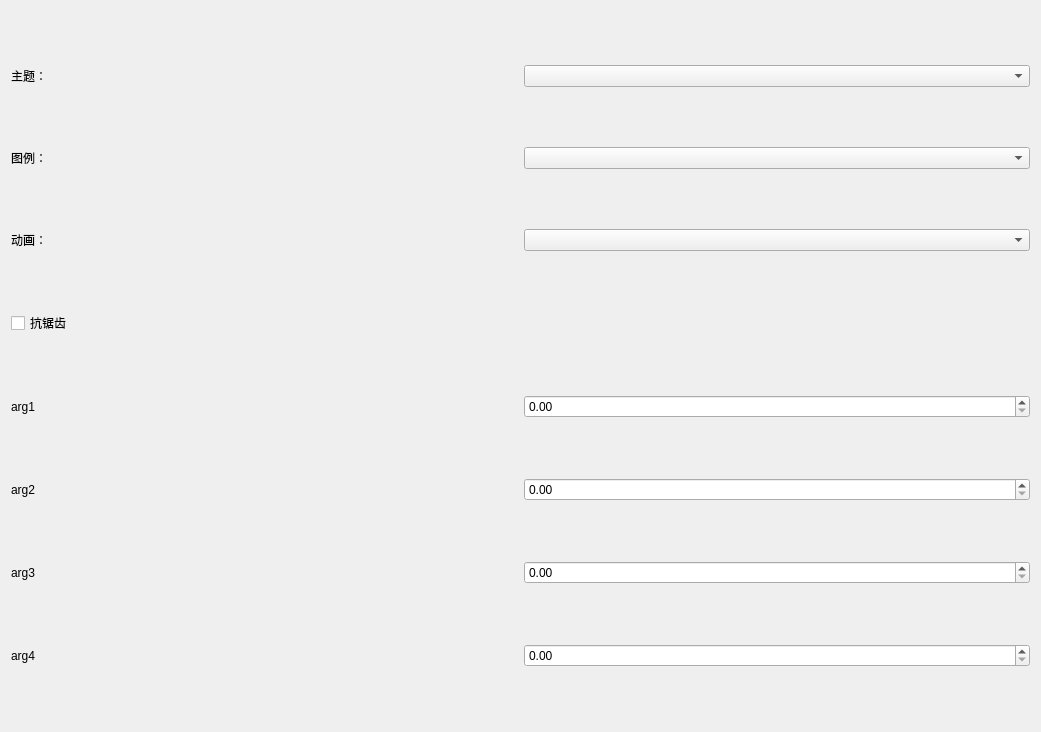
<?xml version="1.0" encoding="UTF-8"?>
<ui version="4.0">
 <class>ThemeWidgetForm</class>
 <widget class="QWidget" name="ThemeWidgetForm">
  <property name="geometry">
   <rect>
    <x>0</x>
    <y>0</y>
    <width>1041</width>
    <height>732</height>
   </rect>
  </property>
  <layout class="QHBoxLayout" name="horizontalLayout_8">
   <item>
    <layout class="QGridLayout" name="gridLayout"/>
   </item>
   <item>
    <layout class="QVBoxLayout" name="verticalLayout">
     <item>
      <layout class="QHBoxLayout" name="hLayout_1">
       <item>
        <widget class="QLabel" name="label_theme">
         <property name="text">
          <string>主题：</string>
         </property>
        </widget>
       </item>
       <item>
        <widget class="QComboBox" name="cbox_theme"/>
       </item>
      </layout>
     </item>
     <item>
      <layout class="QHBoxLayout" name="hLayout_2">
       <item>
        <widget class="QLabel" name="legendLabel">
         <property name="text">
          <string>图例：</string>
         </property>
        </widget>
       </item>
       <item>
        <widget class="QComboBox" name="cbox_legend"/>
       </item>
      </layout>
     </item>
     <item>
      <layout class="QHBoxLayout" name="hLayout_3">
       <item>
        <widget class="QLabel" name="label_animation">
         <property name="text">
          <string>动画：</string>
         </property>
        </widget>
       </item>
       <item>
        <widget class="QComboBox" name="cbox_animation"/>
       </item>
      </layout>
     </item>
     <item>
      <widget class="QCheckBox" name="antialiasCheckBox">
       <property name="text">
        <string>抗锯齿</string>
       </property>
       <property name="checked">
        <bool>false</bool>
       </property>
      </widget>
     </item>
     <item>
      <layout class="QHBoxLayout" name="hLayout_4">
       <item>
        <widget class="QLabel" name="label_index1">
         <property name="text">
          <string>arg1</string>
         </property>
        </widget>
       </item>
       <item>
        <widget class="QDoubleSpinBox" name="doubleSpinBox"/>
       </item>
      </layout>
     </item>
     <item>
      <layout class="QHBoxLayout" name="hLayout_7">
       <item>
        <widget class="QLabel" name="label_index4">
         <property name="text">
          <string>arg2</string>
         </property>
        </widget>
       </item>
       <item>
        <widget class="QDoubleSpinBox" name="doubleSpinBox_3"/>
       </item>
      </layout>
     </item>
     <item>
      <layout class="QHBoxLayout" name="hLayout_5">
       <item>
        <widget class="QLabel" name="label_index2">
         <property name="text">
          <string>arg3</string>
         </property>
        </widget>
       </item>
       <item>
        <widget class="QDoubleSpinBox" name="doubleSpinBox_1"/>
       </item>
      </layout>
     </item>
     <item>
      <layout class="QHBoxLayout" name="hLayout_6">
       <item>
        <widget class="QLabel" name="label_index3">
         <property name="text">
          <string>arg4</string>
         </property>
        </widget>
       </item>
       <item>
        <widget class="QDoubleSpinBox" name="doubleSpinBox_22"/>
       </item>
      </layout>
     </item>
    </layout>
   </item>
  </layout>
 </widget>
 <resources/>
 <connections>
  <connection>
   <sender>antialiasCheckBox</sender>
   <signal>toggled(bool)</signal>
   <receiver>ThemeWidgetForm</receiver>
   <slot>updateUI()</slot>
   <hints>
    <hint type="sourcelabel">
     <x>545</x>
     <y>227</y>
    </hint>
    <hint type="destinationlabel">
     <x>20</x>
     <y>20</y>
    </hint>
   </hints>
  </connection>
  <connection>
   <sender>cbox_legend</sender>
   <signal>currentIndexChanged(int)</signal>
   <receiver>ThemeWidgetForm</receiver>
   <slot>updateUI()</slot>
   <hints>
    <hint type="sourcelabel">
     <x>801</x>
     <y>163</y>
    </hint>
    <hint type="destinationlabel">
     <x>20</x>
     <y>20</y>
    </hint>
   </hints>
  </connection>
  <connection>
   <sender>cbox_animation</sender>
   <signal>currentIndexChanged(int)</signal>
   <receiver>ThemeWidgetForm</receiver>
   <slot>updateUI()</slot>
   <hints>
    <hint type="sourcelabel">
     <x>801</x>
     <y>388</y>
    </hint>
    <hint type="destinationlabel">
     <x>20</x>
     <y>20</y>
    </hint>
   </hints>
  </connection>
  <connection>
   <sender>cbox_theme</sender>
   <signal>currentIndexChanged(int)</signal>
   <receiver>ThemeWidgetForm</receiver>
   <slot>updateUI()</slot>
   <hints>
    <hint type="sourcelabel">
     <x>905</x>
     <y>55</y>
    </hint>
    <hint type="destinationlabel">
     <x>520</x>
     <y>365</y>
    </hint>
   </hints>
  </connection>
 </connections>
 <slots>
  <slot>updateUI()</slot>
 </slots>
</ui>
